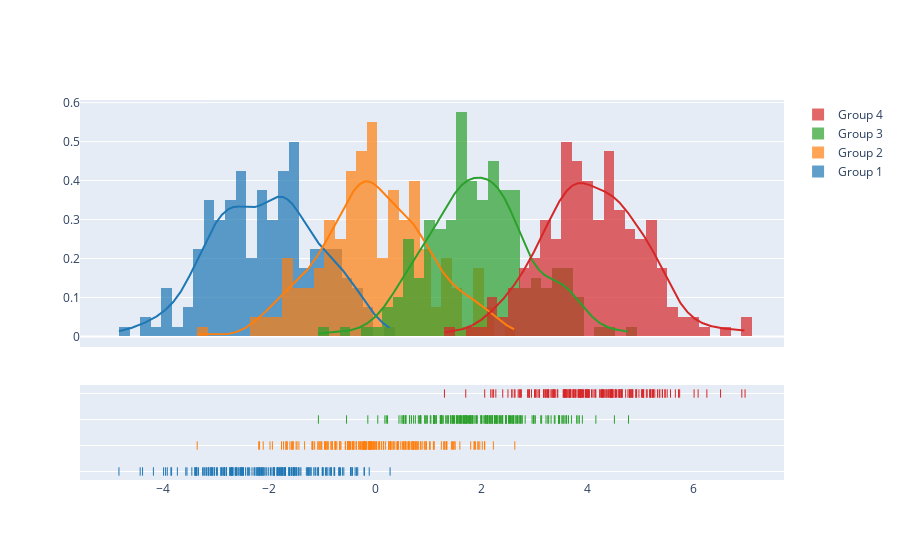

Notebook code for this chart:
### Code cell
import plotly.figure_factory as ff

# Add histogram data
x1 = np.random.randn(200) - 2
x2 = np.random.randn(200)
x3 = np.random.randn(200) + 2
x4 = np.random.randn(200) + 4

# Group data together
hist_data = [x1, x2, x3, x4]

group_labels = ['Group 1', 'Group 2', 'Group 3', 'Group 4']

# Create distplot with custom bin_size
fig = ff.create_distplot(hist_data, group_labels, bin_size=.2)
fig.show()

### Figure 1 — Plotly figure (JSON) as saved in the notebook; plotly's stock layout.template omitted (floating-point values rounded to 4 significant figures; data arrays with more than 128 entries replaced by an {"elided": "..."} marker saying what was removed)
{"data": [{"autobinx": false, "histnorm": "probability density", "legendgroup": "Group 1", "marker": {"color": "rgb(31, 119, 180)"}, "name": "Group 1", "opacity": 0.7, "type": "histogram", "x": {"elided": "200 float values"}, "xaxis": "x", "xbins": {"end": 0.2801, "size": 0.2, "start": -4.833}, "yaxis": "y"}, {"autobinx": false, "histnorm": "probability density", "legendgroup": "Group 2", "marker": {"color": "rgb(255, 127, 14)"}, "name": "Group 2", "opacity": 0.7, "type": "histogram", "x": {"elided": "200 float values"}, "xaxis": "x", "xbins": {"end": 2.633, "size": 0.2, "start": -3.358}, "yaxis": "y"}, {"autobinx": false, "histnorm": "probability density", "legendgroup": "Group 3", "marker": {"color": "rgb(44, 160, 44)"}, "name": "Group 3", "opacity": 0.7, "type": "histogram", "x": {"elided": "200 float values"}, "xaxis": "x", "xbins": {"end": 4.777, "size": 0.2, "start": -1.071}, "yaxis": "y"}, {"autobinx": false, "histnorm": "probability density", "legendgroup": "Group 4", "marker": {"color": "rgb(214, 39, 40)"}, "name": "Group 4", "opacity": 0.7, "type": "histogram", "x": {"elided": "200 float values"}, "xaxis": "x", "xbins": {"end": 6.975, "size": 0.2, "start": 1.306}, "yaxis": "y"}, {"legendgroup": "Group 1", "marker": {"color": "rgb(31, 119, 180)"}, "mode": "lines", "name": "Group 1", "showlegend": false, "type": "scatter", "x": {"elided": "500 float values"}, "xaxis": "x", "y": {"elided": "500 float values"}, "yaxis": "y"}, {"legendgroup": "Group 2", "marker": {"color": "rgb(255, 127, 14)"}, "mode": "lines", "name": "Group 2", "showlegend": false, "type": "scatter", "x": {"elided": "500 float values"}, "xaxis": "x", "y": {"elided": "500 float values"}, "yaxis": "y"}, {"legendgroup": "Group 3", "marker": {"color": "rgb(44, 160, 44)"}, "mode": "lines", "name": "Group 3", "showlegend": false, "type": "scatter", "x": {"elided": "500 float values"}, "xaxis": "x", "y": {"elided": "500 float values"}, "yaxis": "y"}, {"legendgroup": "Group 4", "marker": {"color": "rgb(214, 39, 40)"}, "mode": "lines", "name": "Group 4", "showlegend": false, "type": "scatter", "x": {"elided": "500 float values"}, "xaxis": "x", "y": {"elided": "500 float values"}, "yaxis": "y"}, {"legendgroup": "Group 1", "marker": {"color": "rgb(31, 119, 180)", "symbol": "line-ns-open"}, "mode": "markers", "name": "Group 1", "showlegend": false, "type": "scatter", "x": {"elided": "200 float values"}, "xaxis": "x", "y": {"elided": "200 str values"}, "yaxis": "y2"}, {"legendgroup": "Group 2", "marker": {"color": "rgb(255, 127, 14)", "symbol": "line-ns-open"}, "mode": "markers", "name": "Group 2", "showlegend": false, "type": "scatter", "x": {"elided": "200 float values"}, "xaxis": "x", "y": {"elided": "200 str values"}, "yaxis": "y2"}, {"legendgroup": "Group 3", "marker": {"color": "rgb(44, 160, 44)", "symbol": "line-ns-open"}, "mode": "markers", "name": "Group 3", "showlegend": false, "type": "scatter", "x": {"elided": "200 float values"}, "xaxis": "x", "y": {"elided": "200 str values"}, "yaxis": "y2"}, {"legendgroup": "Group 4", "marker": {"color": "rgb(214, 39, 40)", "symbol": "line-ns-open"}, "mode": "markers", "name": "Group 4", "showlegend": false, "type": "scatter", "x": {"elided": "200 float values"}, "xaxis": "x", "y": {"elided": "200 str values"}, "yaxis": "y2"}], "layout": {"barmode": "overlay", "hovermode": "closest", "legend": {"traceorder": "reversed"}, "xaxis": {"anchor": "y2", "domain": [0.0, 1.0], "zeroline": false}, "yaxis": {"anchor": "free", "domain": [0.35, 1], "position": 0.0}, "yaxis2": {"anchor": "x", "domain": [0, 0.25], "dtick": 1, "showticklabels": false}}}
